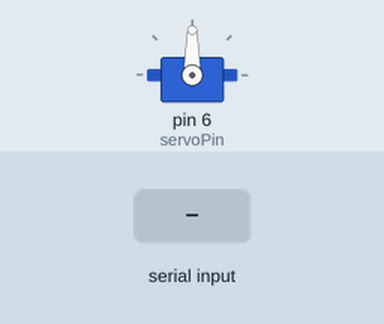
A sketch run on a simulated Arduino Uno, built with avr-gcc and run on an emulated ATmega328P. Parts: servo. The inputs (shaded band) are chosen by the test bench. What the sketch prints to the serial monitor is not drawn.

Above: at 1.2 s.
1.3 s: "90,45\n" received over Serial
At 6.4 s:
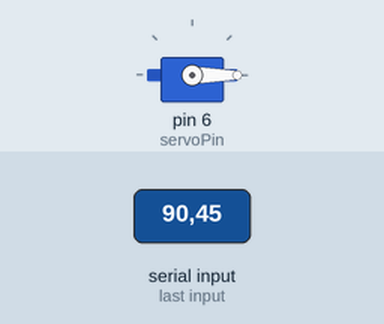
Timing chart, 0 to 7.9 s (numbered marks = the images above; inputs shaded):
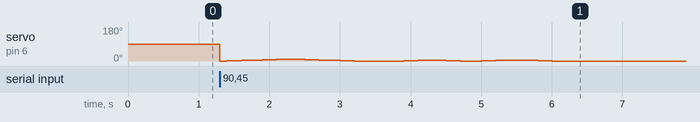

The sketch:

sketch_aug08a.ino
```cpp
char cmd;
#include <Servo.h>
Servo myservo;
int pos = 0;
int destination = 0;

int servoPin = 6;

void setup() {
  Serial.begin(9600);

  pinMode (servoPin, OUTPUT);
  myservo.attach(6);
}

void loop() {

  // 컴퓨터로부터 시리얼 통신이 전송되면, 한줄씩 읽어와서 cmd 변수에 입력
  if(Serial.available()){
    cmd = Serial.read();
    destination = cmd - '0';
    for (pos = 0; pos <= destination; pos += 1)
    {
    myservo.write(pos);
    delay(100);

    }

    for (pos = destination; pos >= 0; pos -= 1)    // pos가 180이면, 0도보다 크다면 , 1도씩 빼라
    {
    myservo.write(pos);                           // 서보모터를 pos 각도로 움직여라

    delay(100);                                        // 0.1초의 딜레이 ( 1초 = 1000 )
    }


    Serial.print("아두이노: ");
    Serial.println(cmd);
    delay(100);

  }
}
```

Measured:
- after the input at 1.3 s, servo on pin 6 (servoPin): 90° → 0° at once, → 1° 0.10 s later, → 2° 0.10 s later, → 3° 0.10 s later, … (37 changes in this stretch)
